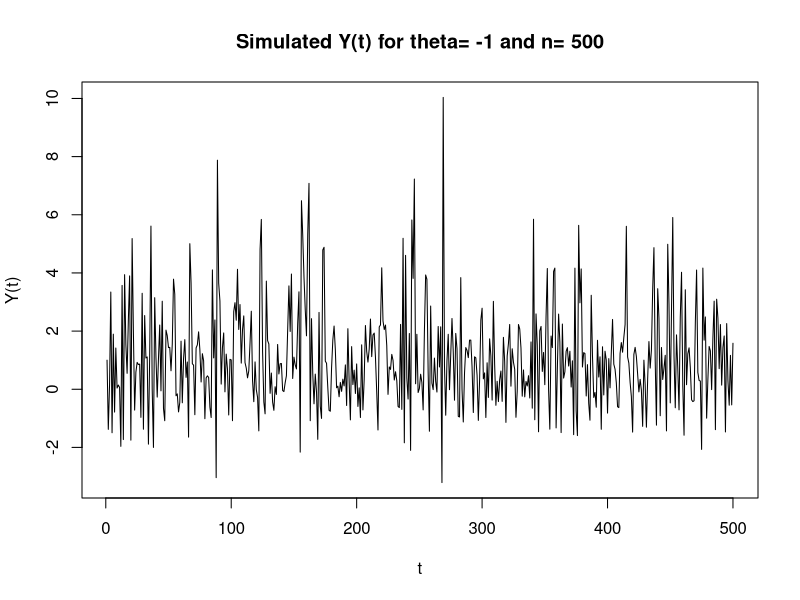
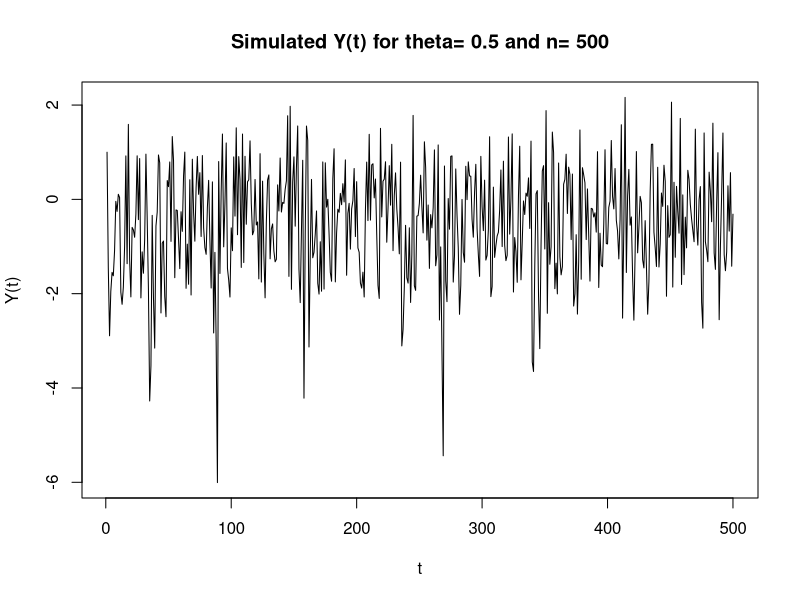
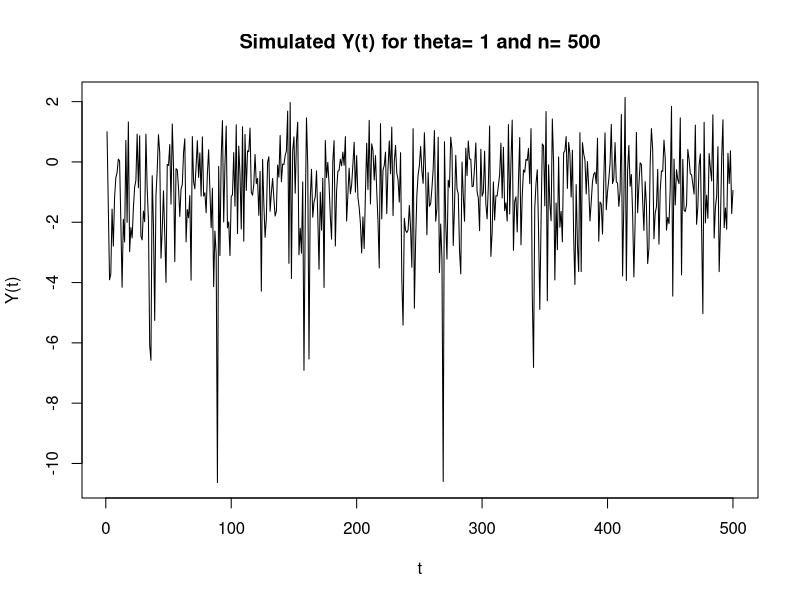

Source code (R) for these figures, in order:
### STAT 5814 HW1/PROBLEM 4
### AUTHOR: SAYANTAN MAJUMDAR
### EMAIL: smxnv@mst.edu
### SNO: 12566087

sigma = 1
num_samples = 500
eps = rnorm(n=num_samples, m=0, s=sigma)
Y = c(1: length(eps))
time_steps = c(1: length(eps))
theta_set = c(-1, 0.5, 1)
for (theta in theta_set) {
  for (t in 2: length(time_steps)) {
    Y[t] = eps[t] - theta * eps[t-1] ^ 2
  }
  plot(time_steps, Y, type='l', xlab='t', ylab='Y(t)', main=paste('Simulated Y(t) for theta=', theta, 'and n=', num_samples))
}
